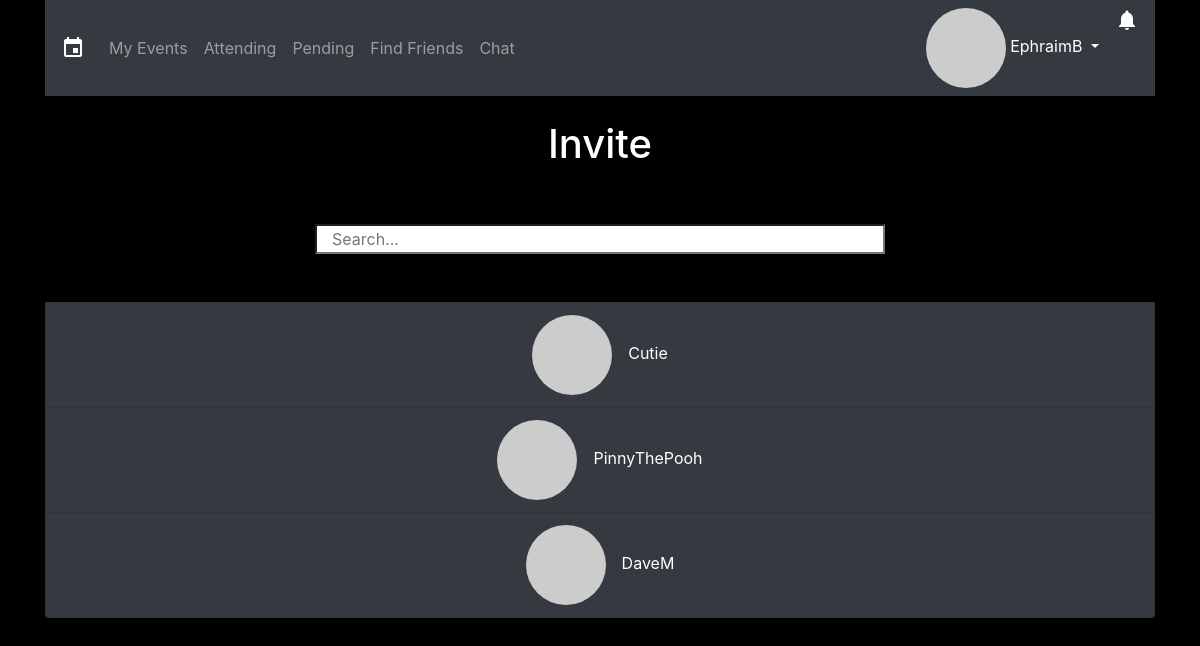
Page /invite.php (signed in) on the committed database.
### tables this page shows
CREATE TABLE `users` (
  `user_id` int(11) NOT NULL,
  `username` varchar(50) NOT NULL,
  `password` varchar(255) NOT NULL,
  `email` varchar(50) NOT NULL,
  `birthday` datetime DEFAULT NULL,
  `address` varchar(255) DEFAULT NULL,
  `createdAt` datetime NOT NULL,
  `lastLogin` datetime DEFAULT NULL,
  `darkTheme` tinyint(1) NOT NULL
);

### invite.php (the view, shortened to what this page needs)
<?php
global $link;
$event_id = $_GET['event_id'];
$session_username = $_SESSION['username'];
$emailQuery = "SELECT email FROM users WHERE username='$session_username'";
$emailResult = mysqli_query($link, $emailQuery);
$email = mysqli_fetch_array($emailResult)[0];
$email_hash = md5(strtolower(trim($email)));
$allUsersEmailQuery = "SELECT email FROM users";
$allUsersEmailResult = mysqli_query($link, $allUsersEmailQuery);
$invitedUsers = [];
$session_user_id = $_SESSION['user_id'];
$allUsers_query = "SELECT username FROM users";
$allUsers_result = mysqli_query($link, $allUsers_query);
$notificationsCount_query = "SELECT COUNT(*) FROM notifications WHERE user_id='$session_user_id' AND cleared=0";
$notificationsCount_result = mysqli_query($link, $notificationsCount_query);
$notifications = mysqli_fetch_array($notificationsCount_result)[0];
$darkTheme_query = "SELECT darkTheme FROM users WHERE user_id='$session_user_id'";
$darkTheme_result = mysqli_query($link, $darkTheme_query);
$darkTheme = mysqli_fetch_array($darkTheme_result)[0];
?>
<!DOCTYPE html>
<html>
  <head>
    <link rel="stylesheet" href="https://stackpath.bootstrapcdn.com/bootstrap/4.1.1/css/bootstrap.min.css">
    <link rel="stylesheet" href="css/style.css">
  </head>
	<?php
	if($darkTheme == 0){
	?>
  <body>
	<?php
	}
	else if($darkTheme == 1){
	?>
	<body style="background-color: black; color: white">
	<?php
	}
	?>
    <div class="container">
			<?php
			if($darkTheme == 0){
			?>
      	<nav class="navbar navbar-expand-lg navbar-light bg-light">
			<?php
			}
			else if($darkTheme == 1){
			?>
				<nav class="navbar navbar-expand-lg navbar-dark bg-dark">
			<?php
			}
			?>
        <span class="navbar-brand mb-0 h1 material-icons" style="font-size: 1.5rem;">event</span>
        <div class="collapse navbar-collapse" id="navbarSupportedContent">
          <ul class="navbar-nav mr-auto">
						<li class="nav-item">
							<a class="nav-link" href="index.php">My Events</a>
						</li>
						<li class="nav-item">
							<a class="nav-link" href="attending.php">Attending</a>
						</li>
						<li class="nav-item">
							<a class="nav-link" href="pending.php">Pending</a>
						</li>
						<li class="nav-item">
							<a class="nav-link" href="findFriends.php">Find Friends</a>
						</li>
						<li class="nav-item">
							<a class="nav-link" href="chat.php">Chat</a>
						</li>
          </ul>
          <ul class="navbar-nav mr-right">
            <div class="dropdown">
							<?php
							if($darkTheme == 0){
							?>
              	<a class="nav-item dropdown dropdown-toggle text-dark" href="#" role="button" id="dropdownMenuLink" data-toggle="dropdown" aria-haspopup="true" aria-expanded="false">
							<?php
							}
							else if($darkTheme == 1){
							?>
								<a class="nav-item dropdown dropdown-toggle text-white" href="#" role="button" id="dropdownMenuLink" data-toggle="dropdown" aria-haspopup="true" aria-expanded="false">
							<?php
							}
							if(!isset($_SESSION['facebookPicture'])){
							?>
								<img class="align-middle circle-img" src="https://www.gravatar.com/avatar/<?php echo $email_hash ?>?d=mp&s=30">&nbsp;<?php echo $_SESSION['username']; ?>
								<?php
								}
								?>
							</a>
            </div>
						<div class="dropdown">
							<?php
							if($notifications == 0){
								if($darkTheme == 0){
							?>
								<a class="nav-item dropdown text-dark material-icons" style="font-size: 1.5rem;" href="#" role="button" id="notificationsMenuLink" data-toggle="dropdown" aria-haspopup="true" aria-expanded="false">notifications_none</a>
								<?php
								}
								else if($darkTheme == 1){
								?>
									<a class="nav-item dropdown text-white material-icons" style="font-size: 1.5rem;" href="#" role="button" id="notificationsMenuLink" data-toggle="dropdown" aria-haspopup="true" aria-expanded="false">notifications_none</a>
								<?php
								}
								?>
							<div class="dropdown-menu dropdown-menu-right p-3" style="width: 300px" aria-labelledby="notificationsMenuLink">
								<p>No notifications.</p>
							</div>
							<?php
							}
							else{
								if($darkTheme == 0){
							?>
								<a class="nav-item dropdown text-dark material-icons" style="font-size: 1.5rem;" href="#" role="button" id="notificationsMenuLink" data-toggle="dropdown" aria-haspopup="true" aria-expanded="false">notifications</a>
								<?php
								}
								else if($darkTheme == 1){
								?>
									<a class="nav-item dropdown text-white material-icons" style="font-size: 1.5rem;" href="#" role="button" id="notificationsMenuLink" data-toggle="dropdown" aria-haspopup="true" aria-expanded="false">notifications</a>
								<?php
								}
								?>
							<?php
							}
							?>
						</div>
          </ul>
        </div>
      </nav>
      <br>
      <header>
        <h1 class="text-center">Invite</h1>
      </header>
      <main>
        <br>
        <br>
        <div class="row justify-content-center">
          <input type="search" class="col-10 col-lg-6" id="search" placeholder="Search..." onkeyup="filterFunction()">
        </div>
        <div class="list-group" id="listGroup">
        <br>
        <br>
          <?php
					while($user = mysqli_fetch_array($allUsers_result)[0]){
            $allUsersEmail = mysqli_fetch_array($allUsersEmailResult)[0];
            if($user != $session_username && $allUsersEmail != $email && in_array($user, $invitedUsers) == 0){
              $allUsersEmail_hash = md5(strtolower(trim($allUsersEmail)));
							if($darkTheme == 0){
          	?>
              <a class="list-group-item bg-light list-group-item-action text-center" href="selectUsers.php?selectedUser=<?php echo $user ?>&selectedUserEmail_hash=<?php echo $allUsersEmail_hash ?>&fromEvent_id=<?php echo $event_id ?>">
							<?php
							}
							else if($darkTheme == 1){
							?>
							<a class="list-group-item bg-dark list-group-item-action text-center" href="selectUsers.php?selectedUser=<?php echo $user ?>&selectedUserEmail_hash=<?php echo $allUsersEmail_hash ?>&fromEvent_id=<?php echo $event_id ?>" style="color: white">
							<?php
							}
							?>
								<img class="align-middle circle-img" src="https://www.gravatar.com/avatar/<?php echo $allUsersEmail_hash ?>?d=mp&s=30">&emsp;<span><?php echo $user ?></span>
							</a>
          <?php
          }
        }
        ?>
        </div>
        <br>
        <br>
        </main>
      </div>
  </body>
  </html>

### css/style.css (style rules this page uses)
.circle-img { border-radius: 50%; }
@media (min-width: 768px) { html { font-size: 1.5rem; } }
@media (min-width: 1024px) { html { font-size: 1rem; } }

### rows in the picture
users: username "Cutie"
users: username "PinnyThePooh"
users: username "DaveM"

### other values in the picture
$_SESSION['username'] "EphraimB"
